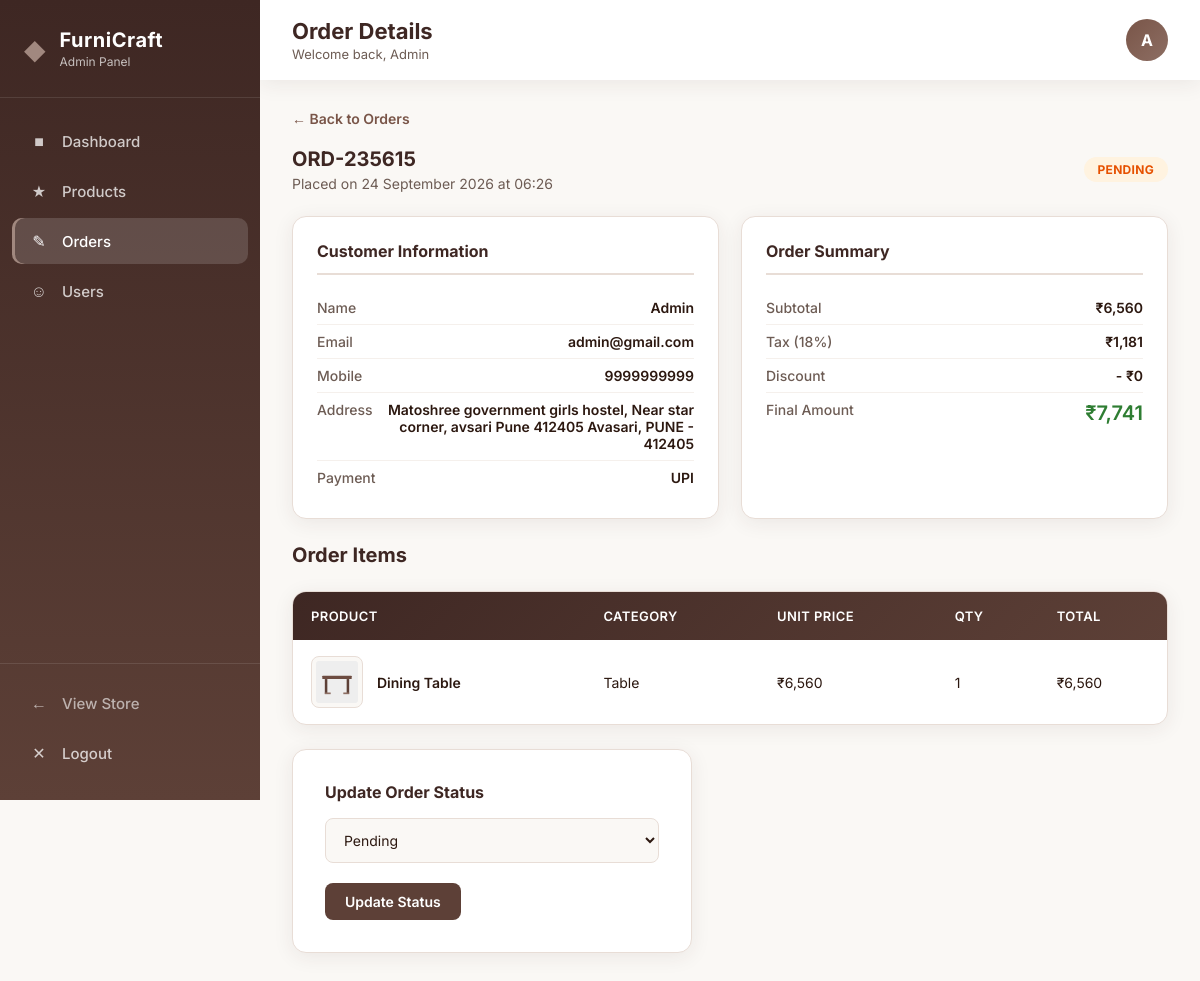
The app's page /admin/orders/2 (signed in) with its own data.
### app.py (models this page shows)
class User(db.Model):
    id = db.Column(db.Integer, primary_key=True)
    name = db.Column(db.String(120), nullable=False)
    email = db.Column(db.String(120), unique=True, nullable=False)
    mobile = db.Column(db.String(20), nullable=False)
    password_hash = db.Column(db.String(255), nullable=False)
    gender = db.Column(db.String(20), default="")
    is_admin = db.Column(db.Boolean, default=False)
    created_at = db.Column(db.DateTime, default=datetime.utcnow)
    orders = db.relationship("Order", backref="user", lazy=True)

class Order(db.Model):
    id = db.Column(db.Integer, primary_key=True)
    order_code = db.Column(db.String(20), unique=True, nullable=False)
    user_id = db.Column(db.Integer, db.ForeignKey("user.id"), nullable=False)
    name = db.Column(db.String(120), nullable=False)
    email = db.Column(db.String(120), nullable=False)
    mobile = db.Column(db.String(20), nullable=False)
    address = db.Column(db.Text, nullable=False)
    city = db.Column(db.String(80), nullable=False)
    pincode = db.Column(db.String(12), nullable=False)
    payment = db.Column(db.String(40), nullable=False)
    subtotal = db.Column(db.Float, nullable=False)
    tax = db.Column(db.Float, nullable=False)
    discount = db.Column(db.Float, nullable=False)
    final_amount = db.Column(db.Float, nullable=False)
    status = db.Column(db.String(30), default="Pending")
    created_at = db.Column(db.DateTime, default=datetime.utcnow)
    items = db.relationship(
        "OrderItem", backref="order", lazy=True, cascade="all, delete-orphan"
    )

class OrderItem(db.Model):
    id = db.Column(db.Integer, primary_key=True)
    order_id = db.Column(db.Integer, db.ForeignKey("order.id"), nullable=False)
    product_id = db.Column(db.Integer, nullable=True)
    name = db.Column(db.String(160), nullable=False)
    category = db.Column(db.String(40), nullable=False)
    price = db.Column(db.Float, nullable=False)
    quantity = db.Column(db.Integer, nullable=False)
    image = db.Column(db.String(255), nullable=False)

### app.py (the view)
@app.route("/admin/orders/<int:order_id>")
@admin_required
def admin_order_detail(order_id):
    order = db.session.get(Order, order_id)
    if not order:
        flash("Order not found.", "error")
        return redirect(url_for("admin_dashboard", section="orders"))
    order.status = normalize_order_status(order.status)
    return render_template(
        "admin_order_detail.html",
        order=order,
        active_section="orders",
        order_statuses=ORDER_STATUSES,
    )

### app.py (called while the page is built)
def inr(amount):
    return "₹{:,.0f}".format(round(amount))

def rupee_filter(value):
    try:
        return inr(float(value))
    except (TypeError, ValueError):
        return inr(0)

@app.context_processor
def inject_globals():
    cart = session.get("cart", {})
    cart_count = sum(int(qty) for qty in cart.values())
    return {
        "current_user": get_current_user(),
        "cart_count": cart_count,
        "categories": CATEGORIES,
        "now_year": datetime.now().year,
    }

def get_current_user():
    user_id = session.get("user_id")
    if not user_id:
        return None
    return db.session.get(User, user_id)

def admin_required(view):
    @wraps(view)
    def wrapped(*args, **kwargs):
        if not session.get("admin_logged_in"):
            flash("Admin access required.", "error")
            return redirect(url_for("admin_login"))
        user = get_current_user()
        if not user or not user.is_admin:
            session.pop("admin_logged_in", None)
            flash("Admin access required.", "error")
            return redirect(url_for("admin_login"))
        return view(*args, **kwargs)
    return wrapped

def normalize_order_status(status):
    if status == "Confirmed":
        return "Processing"
    return status if status in ORDER_STATUSES else "Pending"

### templates/admin_order_detail.html (shortened to what this page needs)
{% extends "admin_base.html" %}
{% block page_heading %}Order Details{% endblock %}
{% block admin_content %}
<a href="{{ url_for('admin_dashboard', section='orders') }}" class="back-link">&larr; Back to Orders</a>
<div class="section-header">
    <div>
        <h2>{{ order.order_code }}</h2>
        <p>Placed on {{ order.created_at.strftime('%d %B %Y at %H:%M') }}</p>
    </div>
    <span class="status-badge status-{{ order.status | lower }}">{{ order.status }}</span>
</div>
<div class="detail-grid">
    <div class="detail-card">
        <h3>Customer Information</h3>
        <div class="detail-row">
            <span class="label">Name</span>
            <span class="value">{{ order.name }}</span>
        </div>
        <div class="detail-row">
            <span class="label">Email</span>
            <span class="value">{{ order.email }}</span>
        </div>
        <div class="detail-row">
            <span class="label">Mobile</span>
            <span class="value">{{ order.mobile }}</span>
        </div>
        <div class="detail-row">
            <span class="label">Address</span>
            <span class="value">{{ order.address }}, {{ order.city }} - {{ order.pincode }}</span>
        </div>
        <div class="detail-row">
            <span class="label">Payment</span>
            <span class="value">{{ order.payment }}</span>
        </div>
    </div>
    <div class="detail-card">
        <h3>Order Summary</h3>
        <div class="detail-row">
            <span class="label">Subtotal</span>
            <span class="value">{{ order.subtotal | inr }}</span>
        </div>
        <div class="detail-row">
            <span class="label">Tax (18%)</span>
            <span class="value">{{ order.tax | inr }}</span>
        </div>
        <div class="detail-row">
            <span class="label">Discount</span>
            <span class="value">- {{ order.discount | inr }}</span>
        </div>
        <div class="detail-row">
            <span class="label">Final Amount</span>
            <span class="value order-total">{{ order.final_amount | inr }}</span>
        </div>
    </div>
</div>
<div class="section-header">
    <h2>Order Items</h2>
</div>
<div class="table-wrapper">
    <table class="data-table">
        <thead>
            <tr>
                <th>Product</th>
                <th>Category</th>
                <th>Unit Price</th>
                <th>Qty</th>
                <th>Total</th>
            </tr>
        </thead>
        <tbody>
            {% for item in order.items %}
            <tr>
                <td>
                    <div class="table-product">
                        <img src="{{ url_for('static', filename=item.image) }}" alt="{{ item.name }}">
                        <span>{{ item.name }}</span>
                    </div>
                </td>
                <td>{{ item.category }}</td>
                <td>{{ item.price | inr }}</td>
                <td>{{ item.quantity }}</td>
                <td>{{ (item.price * item.quantity) | inr }}</td>
            </tr>
            {% endfor %}
        </tbody>
    </table>
</div>
<div class="form-card" style="margin-top:24px; max-width:400px;">
    <h3 style="margin-bottom:16px; font-size:16px; color:var(--brown-dark);">Update Order Status</h3>
    <form method="post" action="{{ url_for('admin_update_status', order_id=order.id) }}">
        <div class="form-group">
            <select name="status" class="status-select" style="width:100%;">
                {% for status in order_statuses %}
                <option value="{{ status }}" {% if order.status == status %}selected{% endif %}>{{ status }}</option>
                {% endfor %}
            </select>
        </div>
        <button type="submit" class="btn btn-primary">Update Status</button>
    </form>
</div>
{% endblock %}

### templates/admin_base.html (shortened to what this page needs)
<!DOCTYPE html>
<html lang="en">
<head>
    <link rel="stylesheet" href="{{ url_for('static', filename='css/admin.css') }}">
</head>
<body class="admin-body">
    <aside class="admin-sidebar" id="adminSidebar">
        <div class="sidebar-brand">
            <span class="brand-icon">&#9670;</span>
            <div>
                <h2>FurniCraft</h2>
                <p>Admin Panel</p>
            </div>
        </div>
        <nav class="sidebar-nav">
            <a href="{{ url_for('admin_dashboard') }}"
               class="nav-item {% if active_section == 'dashboard' %}active{% endif %}">
                <span class="nav-icon">&#9632;</span> Dashboard
            </a>
            <a href="{{ url_for('admin_dashboard', section='products') }}"
               class="nav-item {% if active_section == 'products' %}active{% endif %}">
                <span class="nav-icon">&#9733;</span> Products
            </a>
            <a href="{{ url_for('admin_dashboard', section='orders') }}"
               class="nav-item {% if active_section == 'orders' %}active{% endif %}">
                <span class="nav-icon">&#9998;</span> Orders
            </a>
            <a href="{{ url_for('admin_dashboard', section='users') }}"
               class="nav-item {% if active_section == 'users' %}active{% endif %}">
                <span class="nav-icon">&#9786;</span> Users
            </a>
        </nav>
        <div class="sidebar-footer">
            <a href="{{ url_for('home') }}" class="nav-item nav-secondary">
                <span class="nav-icon">&#8592;</span> View Store
            </a>
            <a href="{{ url_for('admin_logout') }}" class="nav-item nav-logout">
                <span class="nav-icon">&#10005;</span> Logout
            </a>
        </div>
    </aside>
    <div class="admin-main">
        <header class="admin-topbar">
            <div class="topbar-info">
                <h1>{% block page_heading %}Dashboard{% endblock %}</h1>
                <p class="topbar-sub">Welcome back, {{ current_user.name if current_user else 'Admin' }}</p>
            </div>
            <div class="topbar-user">
                <span class="user-avatar">{{ (current_user.name[0] if current_user else 'A') | upper }}</span>
            </div>
        </header>
        <main class="admin-content">
            {% block admin_content %}{% endblock %}
        </main>
    </div>
</body>
</html>

### records on screen
User: name "Admin", name "A"
Order: order_code "ORD-235615", created_at "24 September 2026 at 06:26", status "PENDING", name "Admin", email "admin@gmail.com", mobile "9999999999", address "Matoshree government girls hostel, Near star corner, avsari Pune 412405 Avasari", city "PUNE", pincode "412405", payment "UPI", subtotal|inr "₹6,560", tax|inr "₹1,181", discount|inr "₹0", final_amount|inr "₹7,741", status "Pending"
OrderItem: image (picture), name "Dining Table", category "Table", price|inr "₹6,560", quantity "1", (item.price*item.quantity)|inr "₹6,560"
